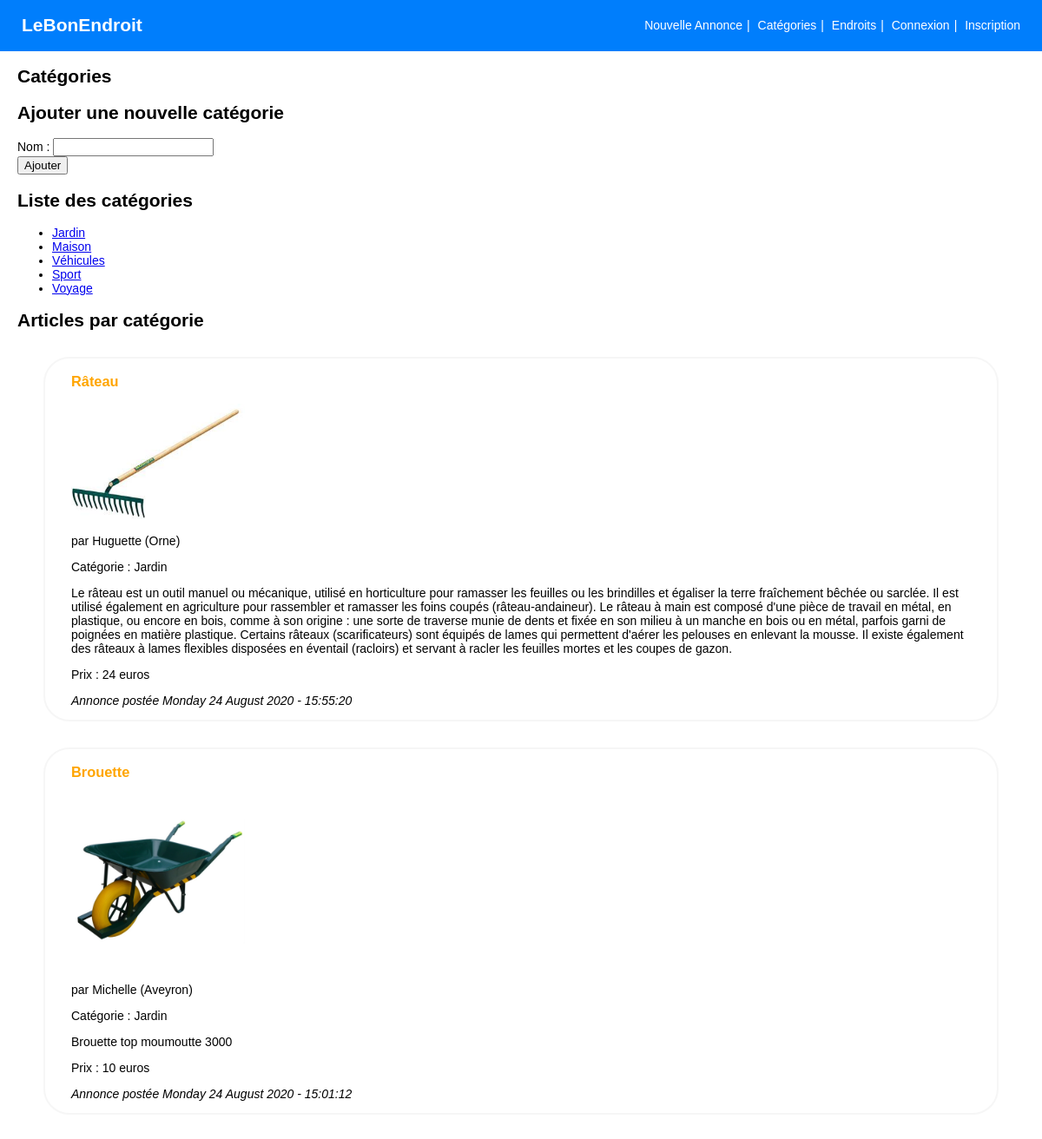
Page /categories/ajout.php?id=1 on the committed database.
### tables this page shows
CREATE TABLE `categories` (
  `id` int(11) NOT NULL,
  `name` varchar(50) NOT NULL
);

CREATE TABLE `announces` (
  `id` int(11) NOT NULL,
  `title` varchar(255) NOT NULL,
  `content` longtext NOT NULL,
  `price` float NOT NULL,
  `featured_image` varchar(255) NOT NULL,
  `created_at` datetime NOT NULL DEFAULT current_timestamp(),
  `users_id` int(11) NOT NULL,
  `categories_id` int(11) NOT NULL,
  `departments_number` varchar(3) NOT NULL
);

CREATE TABLE `users` (
  `id` int(11) NOT NULL,
  `name` varchar(100) NOT NULL,
  `email` varchar(255) NOT NULL,
  `phone` varchar(20) NOT NULL,
  `password` varchar(255) NOT NULL,
  `roles` longtext NOT NULL DEFAULT '["ROLE_USER"]' CHECK (json_valid(`roles`))
);

CREATE TABLE `departments` (
  `number` varchar(3) NOT NULL,
  `name` varchar(100) NOT NULL
);

### include/functions.php (called while the page is built, shortened)
<?php
function formatDate(string $origDate): string
{
    $newDate = strftime('%A %e %B %Y - %T', strtotime($origDate));
    $newDate = utf8_encode($newDate);
    return $newDate;
}

### categories/ajout.php (the view, shortened to what this page needs)
<?php
    require_once '../include/header.php';
    require_once '../include/connect.php';
    $sql = 'SELECT * FROM `categories`;';
    $query = $db->query($sql);
    $categories = $query->fetchAll(PDO::FETCH_ASSOC);
     if(!empty($_GET)){
        $catID = $_GET['id'];
        $sql = "SELECT  a.*,
        c.`name` as 'cat_name',
        u.`name` as 'user_name',
        d.`name` as 'dpt_name'
        FROM `announces` a
        LEFT JOIN `categories` c ON c.`id` = a.`categories_id`
        LEFT JOIN `users` u ON u.`id` = a.`users_id`
        LEFT JOIN `departments` d ON d.`number` = a.`departments_number`
        WHERE c.`id` = $catID
        ORDER BY a.`created_at` DESC;";
        $query = $db->query($sql);
        $annonces = $query->fetchAll(PDO::FETCH_ASSOC);
     }
?>
<section>
    <h1>Catégories</h1>
        <h2>Ajouter une nouvelle catégorie</h2>
        <form method="post">
            <div>
                <label for="name">Nom :</label>
                <input type="text" name="name" id="name">
            </div>
            <button>Ajouter</button>
        </form>
        <h2>Liste des catégories</h2>
        <ul>
            <?php foreach($categories as $cat):?>
            <li><a href="ajout.php?id=<?=$cat['id']?>"><?=$cat['name'] ?></a></li>
            <?php endforeach; ?>
        </ul>
        <h2>Articles par catégorie</h2>
        <?php if(!empty($_GET)) : ?>
        <?php foreach($annonces as $annonce): ?>
        <div class="ads">
            <h3><a href="../annonces/detail.php?id=<?=$annonce['id'] ?>"><?=$annonce['title'] ?></a></h3>
            <img src="../uploads/<?=$annonce['featured_image'] ?>" alt="<?=$annonce['title'] ?>">
            <p>par <?=$annonce['user_name'] ?> (<?=$annonce['dpt_name'] ?>)</p>
            <p>Catégorie : <?=$annonce['cat_name'] ?></p>
            <p><?=$annonce['content'] ?></p>
            <p>Prix : <?=$annonce['price'] ?> euros</p>
            <p><em>Annonce postée <?=formatDate($annonce['created_at']) ?></em></p>
        </div>
        <?php endforeach ?>
        <?php endif ?>
</section>

### css/styles.css (style rules this page uses)
body { font-size: 14px; font-family: Verdana, Geneva, Tahoma, sans-serif; margin: 0; }
section { padding: 0 20px; }
img { width: 200px; }
.ads { margin: 30px; border: rgba(245, 245, 245, 0.904) solid 2px; border-radius: 30px; padding: 0 30px; }
h3 a { text-decoration: none; color: orange; }

### rows in the picture
categories: name "Jardin"
categories: name "Maison"
categories: name "Véhicules"
categories: name "Sport"
categories: name "Voyage"
announces: title "Râteau", featured_image (picture), users.name "Huguette", departments_number.name "Orne", categories.name "Jardin", content "Le râteau est un outil manuel ou mécanique, utilisé en horticulture pour ramasser les feuilles ou les brindilles et égaliser la terre fraîchement bêchée ou sarclée. Il est utilisé également en agriculture pour rassembler et ramasser les foins coupés (râteau-andaineur). Le râteau à main est composé d'une pièce de travail en métal, en plastique, ou encore en bois, comme à son origine : une sorte de traverse munie de dents et fixée en son milieu à un manche en bois ou en métal, parfois garni de poignées en matière plastique. Certains râteaux (scarificateurs) sont équipés de lames qui permettent d'aérer les pelouses en enlevant la mousse. Il existe également des râteaux à lames flexibles…", price "24", created_at "Monday 24 August 2020 - 15:55:20"
announces: title "Brouette", featured_image (picture), users.name "Michelle", departments_number.name "Aveyron", categories.name "Jardin", content "Brouette top moumoutte 3000", price "10", created_at "Monday 24 August 2020 - 15:01:12"
